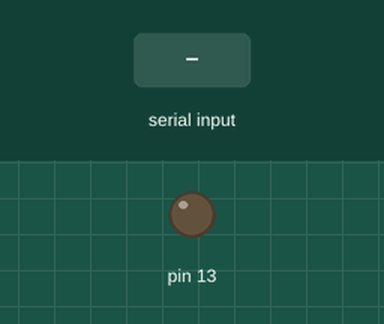
Simulated run of this sketch. Board: Arduino Uno, built with avr-gcc and run on an emulated ATmega328P. Parts: output pins drawn as LEDs (lit = HIGH). The inputs (shaded band) are chosen by the test bench. What the sketch prints to the serial monitor is not drawn.

Above: at 1.2 s.
1.3 s: "s" received over Serial
At 2.0 s:
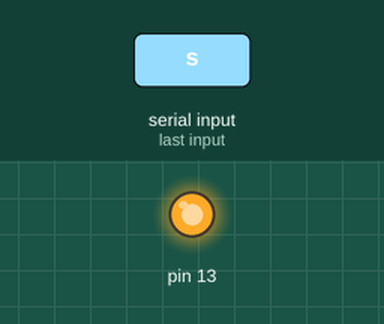
Timing chart, 0 to 4.3 s (numbered marks = the images above; inputs shaded):
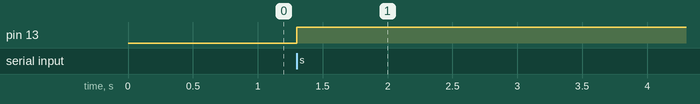

The sketch:

SerialTest.ino
```cpp
#include<Wire.h>
void setup() {
pinMode(13,OUTPUT);
Serial.begin(9600); // set the baud rate
Serial.println("Ready"); // print "Ready" once
}
void loop() {
if(Serial.available()> 0){ // only send data back if data has been sent
if(Serial.read()=='s')
{

  digitalWrite(13,HIGH);
  delay(10000);
}
else{
  digitalWrite(13,LOW);
}
}
 // delay for 1/10 of a second
}
```

Measured:
- after the input at 1.3 s, pin 13: LOW → HIGH at once
